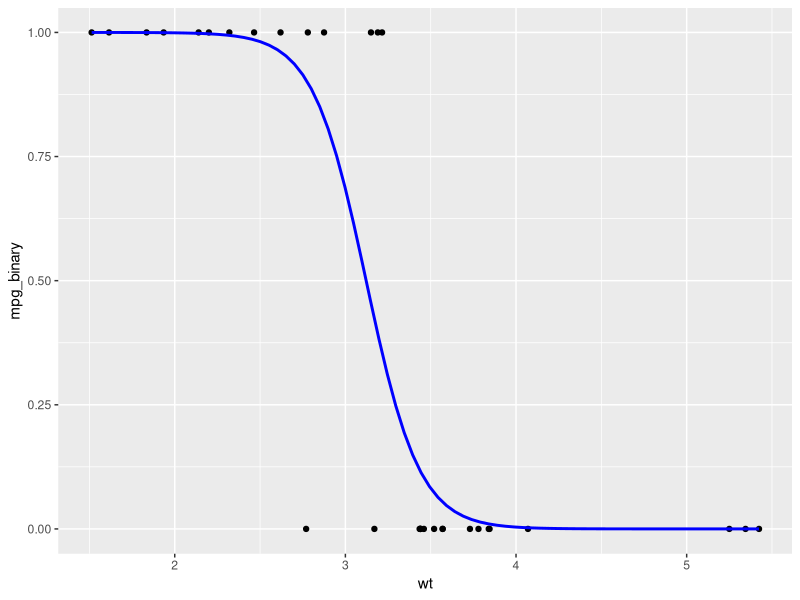

R code for this plot:
data(mtcars) 
mtcars$mpg_binary <- ifelse(mtcars$mpg > 20, 1, 0) 
model <- glm(mpg_binary ~ wt + hp, data = mtcars, family = binomial) 
summary(model) 
predictions <- predict(model, type = "response") 
predicted_class <- ifelse(predictions > 0.5, 1, 0) 
table(predicted_class, mtcars$mpg_binary) 
library(ggplot2) 
ggplot(mtcars, aes(x = wt, y = mpg_binary)) +  geom_point() +  stat_smooth(method = "glm", method.args = list(family = "binomial"), se = FALSE, color = "blue") 
